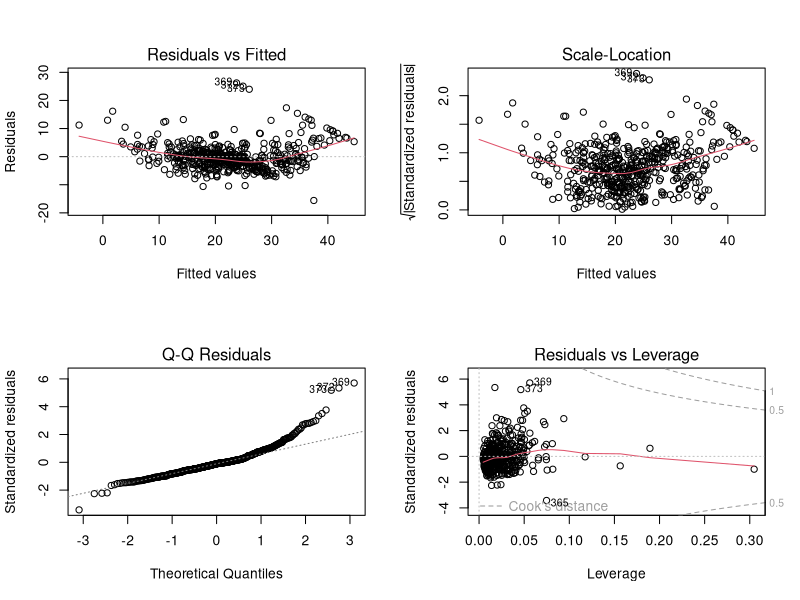
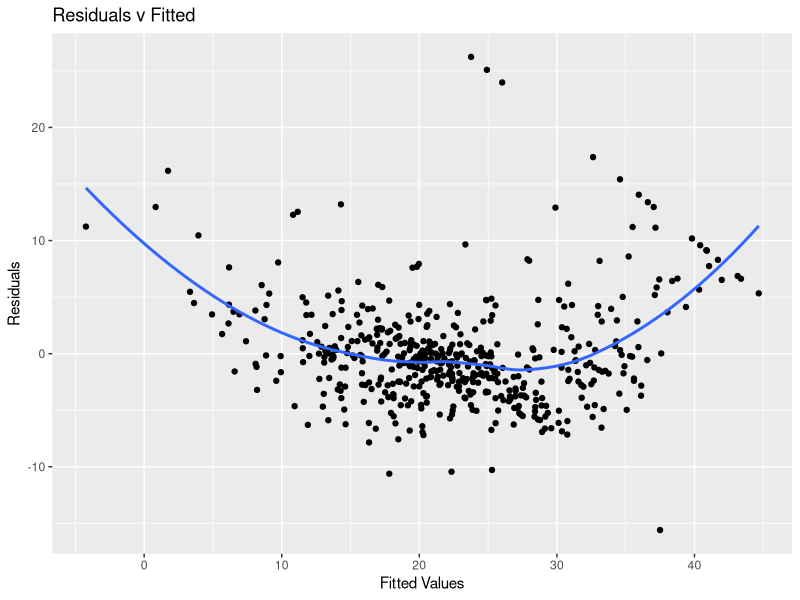

Source code (R) for these figures, in order: (Note: this script raises an error after producing the figures.)
# load in Boston housing prices dataset downloaded from
# http://archive.ics.uci.edu/ml/machine-learning-databases/housing/housing.data
# and reformatted in Excel to a tab delimited txt file with no header row
# (dataset description in file housing.names)

x <- read.table('housing.txt', sep = '\t')

# inspect the structure of the dataset
str(x)

# fit linear model for house price variable (V14)
# using all remaining variables in the dataset
# and view summary statistics
fit <- lm(V14 ~ ., data = x)
summary(fit)

# R2 value is 0.7406

# update model to remove V7 which has lowest abs t value and view summary
fit2 <- update(fit, .~. -V7)
summary(fit2)

# update model to remove V3 with next lowest abs t value and view summary
fit3 <- update(fit2, .~. -V3)
summary(fit3)

# R2 values unchanged, slight changes in adjusted R2 and residuals

# output plots for fit3 to png file
png("Fit3_all.png", width=6, height=6, units='in', res=300)
layout(matrix(1:4, ncol = 2))
plot(fit3)
layout(1)
dev.off()

# use ggplot for Residuals v Fitted and Q-Q plots, send to pdf
library(ggplot2)
pdf("gg_fit3_plots.pdf")

ggplot(fit3, aes(.fitted, .resid)) + geom_point() + geom_smooth(se = F) + 
xlab("Fitted Values") + ylab("Residuals") + ggtitle("Residuals v Fitted")
qplot(sample = resid(fit3), stat = 'qq') + xlab("Theoretical Quantiles") +
 ylab("Standardized Residuals") + ggtitle("Normal Q-Q")

dev.off()
 
# Bonus Questions
# 1. polynomial fit for V6 (number of rooms)
polyfit <- lm(V14 ~ V6, data = x)
summary(polyfit)
polyfit2 <- update(polyfit, .~. + I(V6^2))
summary(polyfit2)
polyfit3 <- update(polyfit2, .~. + I(V6^3))
summary(polyfit3)
polyfit6 <- update(polyfit3, .~. + I(V6^4) + I(V6^5) + I(V6^6))
summary(polyfit6)
# R2 increases with increasing polynomial terms

# 2. Ridge Regression
library(MASS)
ridgefit <- lm.ridge(V14 ~ ., data = x)
summary(ridgefit)
ridgefit
fit <- lm(V14 ~ ., data = x)
summary(fit)
#  in this case the coefficients are similar for ridge and normal regression